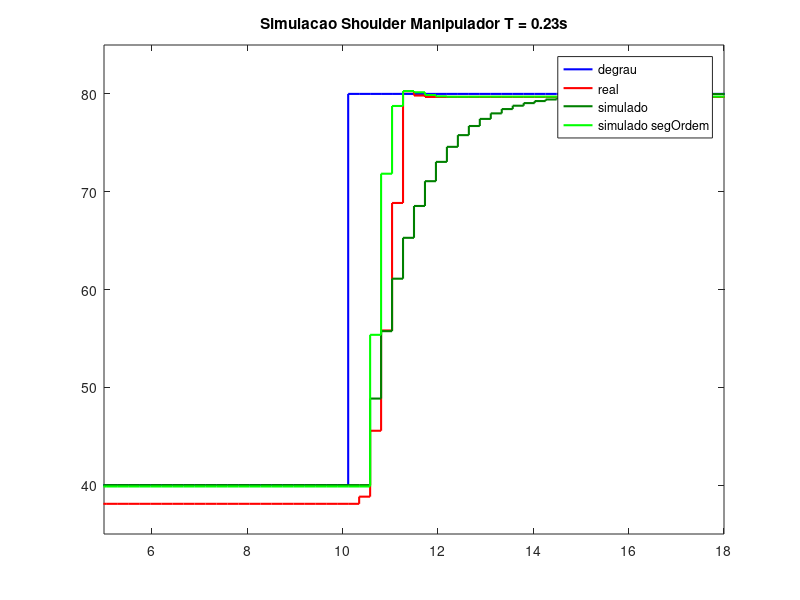
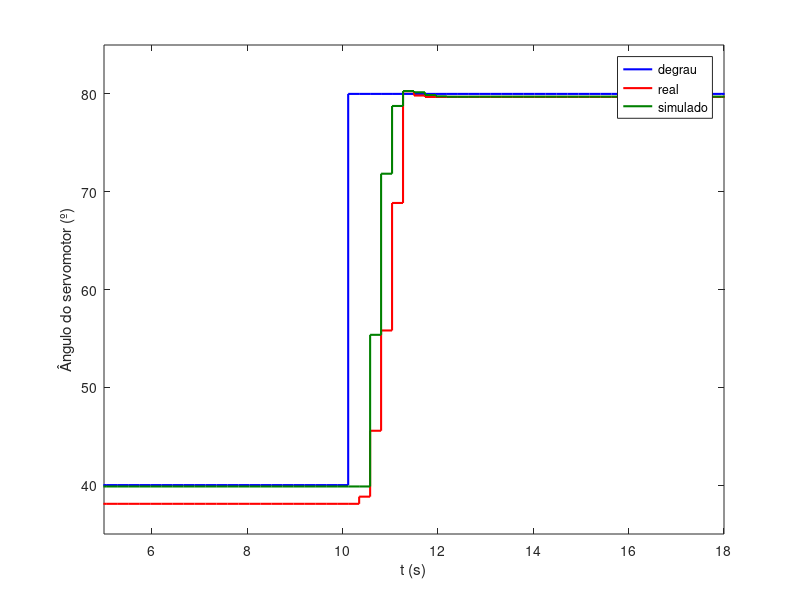
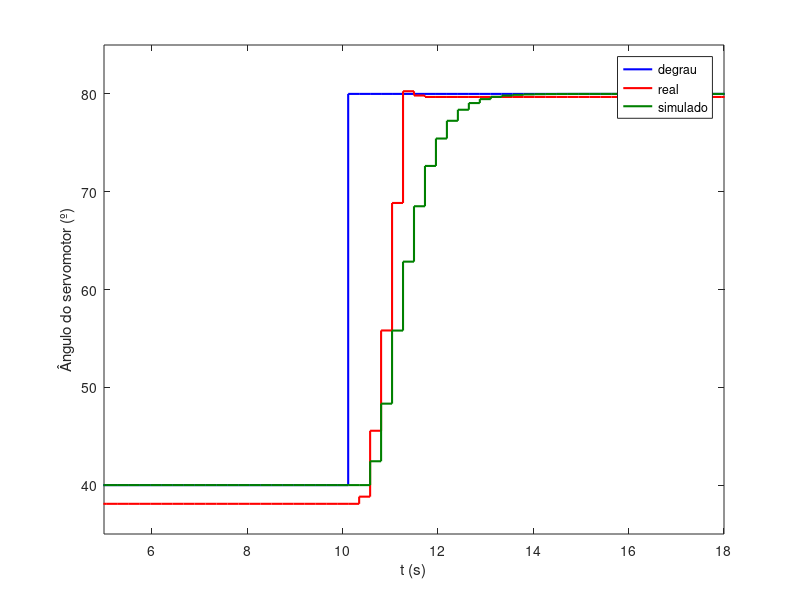

These charts were generated, in order, by the following MATLAB code:
clc;
close all;

load('inputShoulder0_23.mat')
load('outputShoulder0_23.mat')

darkGreen = [0, 0.5, 0];
darknessGreen = [0, 0.1, 0];

% Um polo - Discreto direto
tfShoulder0_23 = tf(1,[.92 1])
tfShoulder0_23 = c2d(tfShoulder0_23, 0.23,'zoh')
% Dois polos c2d (MELHOR RESULTADO)
% tfShoulder0_23_segOrdem = tf([13.3384],[1 7.3043 13.3384])
tfShoulder0_23_segOrdem = tf([.9965*28.69898],[1 8.5714 28.69898])
tfShoulder0_23_segOrdem = c2d(tfShoulder0_23_segOrdem, 0.23,'zoh')

timeShoulder0_23 = 0:0.23:19.78;

refShoulder0_23_estab = zeros(1,187);
timeShoulder0_23_estab = 0:0.23:42.78;

for idx = 1:187
    if idx <= 145
        refShoulder0_23_estab(1,idx) = 40;
    else
        refShoulder0_23_estab(1,idx) = 80;
    end
end

resultStepShoulder0_23 = lsim(tfShoulder0_23,refShoulder0_23_estab,timeShoulder0_23_estab);
resultStepShoulder0_23_segOrdem = lsim(tfShoulder0_23_segOrdem,refShoulder0_23_estab,timeShoulder0_23_estab);

figure(1)
stairs(timeShoulder0_23(1,:),inputShoulder0_23(:,1),'b', 'LineWidth', 1.5);
hold on
stairs(timeShoulder0_23(1,:),outputShoulder0_23(:,1),'r', 'LineWidth', 1.5);
hold on
stairs(timeShoulder0_23(1,:),resultStepShoulder0_23(101:187,1),'Color',darkGreen, 'LineWidth', 1.5);
hold on
stairs(timeShoulder0_23(1,:),resultStepShoulder0_23_segOrdem(101:187,1),'g', 'LineWidth', 1.5);
axis([5 18 35 85])
legend('degrau','real','simulado', 'simulado segOrdem')
title('Simulacao Shoulder Manipulador T = 0.23s')

figure(2)
stairs(timeShoulder0_23(1,:),inputShoulder0_23(:,1),'b', 'LineWidth', 1.5);
hold on
stairs(timeShoulder0_23(1,:),outputShoulder0_23(:,1),'r', 'LineWidth', 1.5);
hold on
stairs(timeShoulder0_23(1,:),resultStepShoulder0_23_segOrdem(101:187,1),'Color',darkGreen, 'LineWidth', 1.5);
axis([5 18 35 85])
legend('degrau','real','simulado')
xlabel('t (s)')
ylabel('Ângulo do servomotor (º)')
%title('Simulacao Shoulder Manipulador T = 0.23s')

% ---------------------------- Malha Fechada -------------------------

% C_BASE = C_FOREARM = C_SHOULDER = ( 3.74*s + 3.4 ) / s
% 
% pid = kp + ki/s + kd*s
% 
% Zero = -0.909090
% Polo = 0
% 
% Kp = 3.74
% Ki = 3.4

% c_pi = tf([3.74 3.4],[1 0])
% c_pi = c2d(c_pi,0.23,'zoh')
c_pi = tf([0.15724 0.065128808],[1 -1],0.23)

mf_shoulder = feedback(c_pi*tfShoulder0_23_segOrdem,1)

result_mf_step_shoulder = lsim(mf_shoulder,refShoulder0_23_estab,timeShoulder0_23_estab);

figure(3)
stairs(timeShoulder0_23(1,:),inputShoulder0_23(:,1),'b', 'LineWidth', 1.5);
hold on
stairs(timeShoulder0_23(1,:),outputShoulder0_23(:,1),'r', 'LineWidth', 1.5);
hold on
stairs(timeShoulder0_23(1,:),result_mf_step_shoulder(101:187,1),'b','Color',darkGreen, 'LineWidth', 1.5);
axis([5 18 35 85])
legend('degrau','real','simulado')
xlabel('t (s)')
ylabel('Ângulo do servomotor (º)')
%title('Simulacao MF Shoulder Manipulador')
